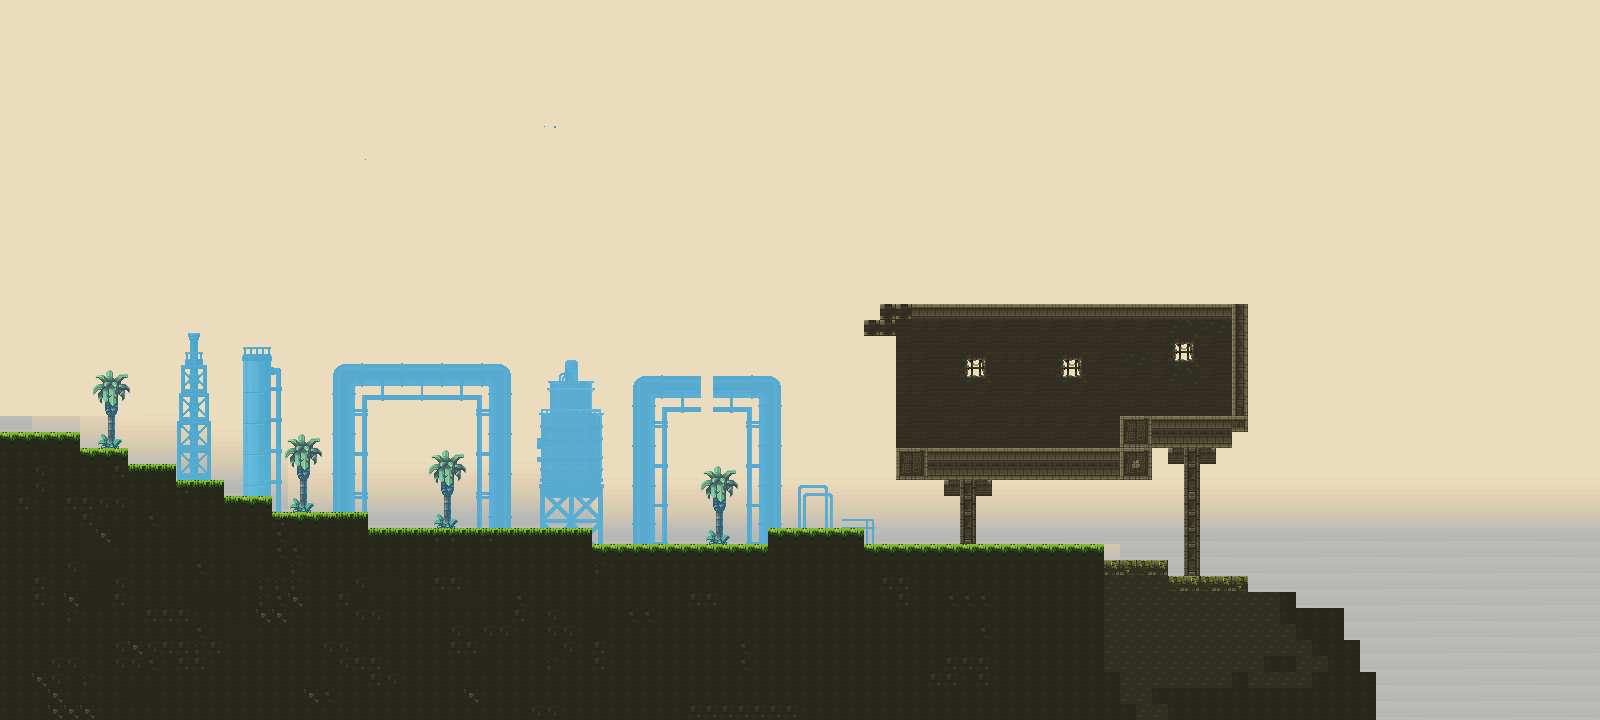

Tiled map render using the project's own tile images. Description and the map definition, with tile-layer contents summarised, below:
An orthogonal 100x45 tile map with 16x16 px tiles, 6 tile layers (BackgroundsBackground, Background, BackgroundUpper, NonSolid, ...), 1 hidden layer not drawn, 8 tilesets.

<map version="1.10" tiledversion="1.11.2" orientation="orthogonal" renderorder="right-down" width="100" height="45" tilewidth="16" tileheight="16" infinite="0" nextlayerid="11" nextobjectid="1">
 <tileset firstgid="1" source="Forest_dirt.tsx" />
 <tileset firstgid="65" source="temple_bricks.tsx" />
 <tileset firstgid="321" source="parallax_Forest_Daylight 1.tsx" />
 <tileset firstgid="8513" source="Tree_Trunk_3.tsx" />
 <tileset firstgid="8545" source="Tree_Trunk_2_Front Overcast.tsx" />
 <tileset firstgid="8577" source="Tree_Top_1_Front Overcast.tsx" />
 <tileset firstgid="8641" source="Clouds BottomLayer Behind.tsx" />
 <tileset firstgid="8673" source="sky_stormy.tsx" />
 <layer id="8" name="Empty Space" width="100" height="45" visible="0">
  <properties>
   <property name="collidable" value="0" />
   <property name="destructable" value="0" />
  </properties>
  <data>[4500 cells, 231 non-empty, 8 distinct tile ids]</data>
 </layer>
 <layer id="10" name="BackgroundsBackground" width="100" height="45">
  <properties>
   <property name="collidable" value="0" />
   <property name="destructable" value="0" />
  </properties>
  <data>[4500 cells, 3596 non-empty, 499 distinct tile ids]</data>
 </layer>
 <layer id="7" name="Background" width="100" height="45">
  <properties>
   <property name="collidable" value="0" />
   <property name="destructable" value="0" />
  </properties>
  <data>[4500 cells, 1101 non-empty, 989 distinct tile ids]</data>
 </layer>
 <layer id="9" name="BackgroundUpper" width="100" height="45">
  <properties>
   <property name="collidable" value="0" />
   <property name="destructable" value="0" />
  </properties>
  <data>[4500 cells, 49 non-empty, 13 distinct tile ids]</data>
 </layer>
 <layer id="6" name="NonSolid" width="100" height="45">
  <properties>
   <property name="collidable" value="0" />
   <property name="destructable" value="0" />
  </properties>
  <data>[4500 cells, 425 non-empty, 184 distinct tile ids]</data>
 </layer>
 <layer id="4" name="Solid" width="100" height="45">
  <properties>
   <property name="collidable" value="1" />
   <property name="destructable" value="1" />
  </properties>
  <data>[4500 cells, 1096 non-empty, 26 distinct tile ids]</data>
 </layer>
 <layer id="5" name="Grass" width="100" height="45">
  <properties>
   <property name="collidable" value="1" />
   <property name="destructable" value="1" />
  </properties>
  <data>[4500 cells, 69 non-empty, 3 distinct tile ids]</data>
 </layer>
</map>